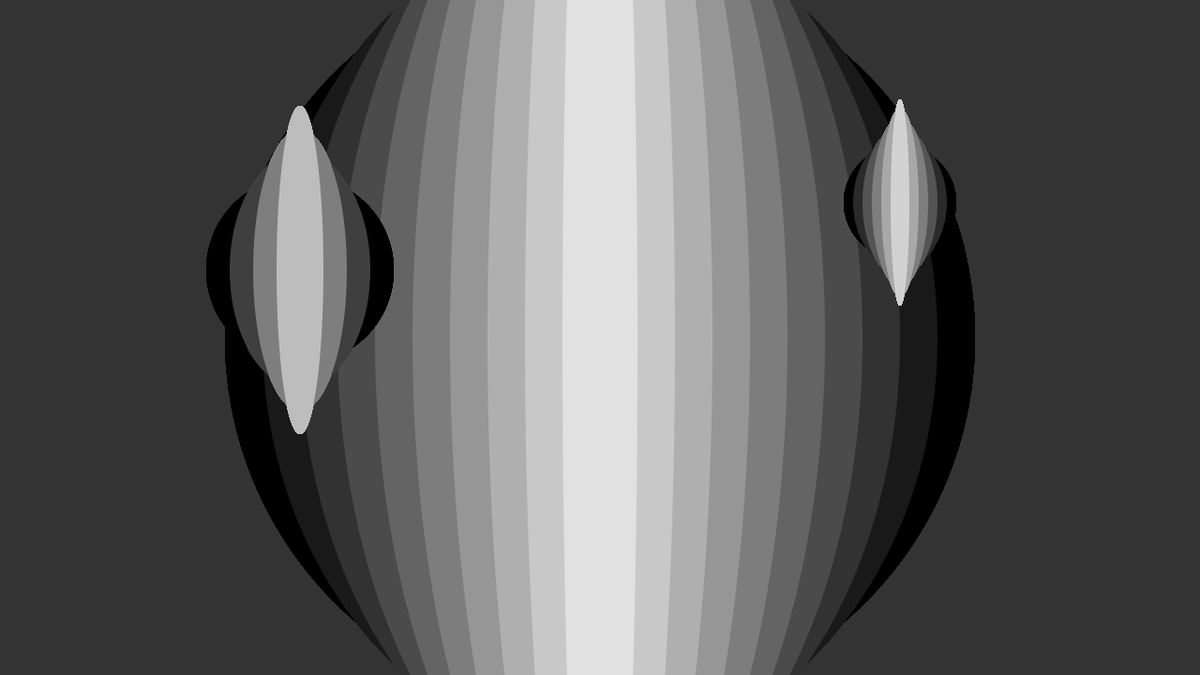
Frame 1 (no input)
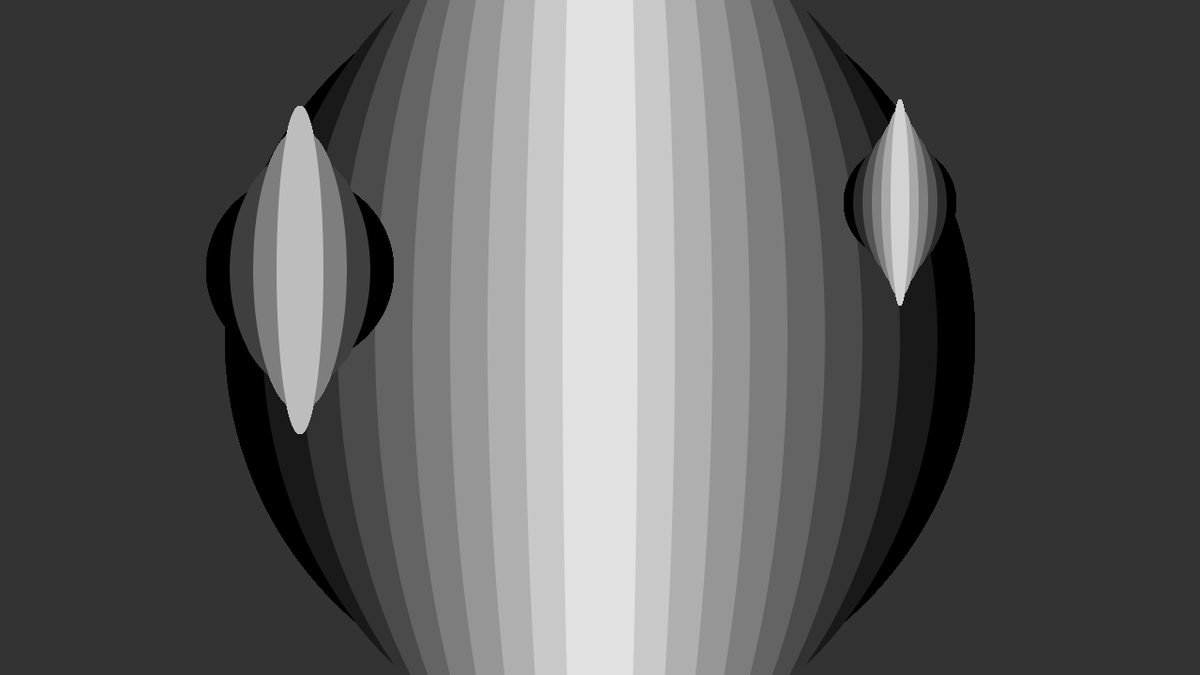
Frame 2 (the mouse pressed at the canvas centre, redrawn once)

The Processing sketch that drew these frames (run headless with seeded random() and noise(); the mouse was pressed at the canvas centre and the sketch redrawn once):

// Processing sketch: arrays
// ── arrays.pde
float[] grey;

void setup() {
  size(1280, 720);
  background(51);
  noStroke();
  noLoop();
}

void draw() {
  drawTarget(width*0.5, height*0.5, 800, 10);
  drawTarget(width*0.25, height*0.4, 200, 4);
  drawTarget(width*0.75, height*0.3, 120, 6);
}


void drawTarget(float xloc, float yloc, int size, int num) {
  float grayvalues = 255/num;
  float steps = size/num;
  for (int arraypos = 0; arraypos < 30; arraypos++) {
    grey = new float[30];
    for (int i = 0; i < num; i++) {
      float grayvalue = (i*grayvalues);
      grey[arraypos] = grayvalue;
      fill(grayvalue);
      //println("grayvalue: "+grayvalue);
      ellipse(xloc, yloc, size - i*steps, size + i*steps);
    }
  }
  printArray(grey);
}
